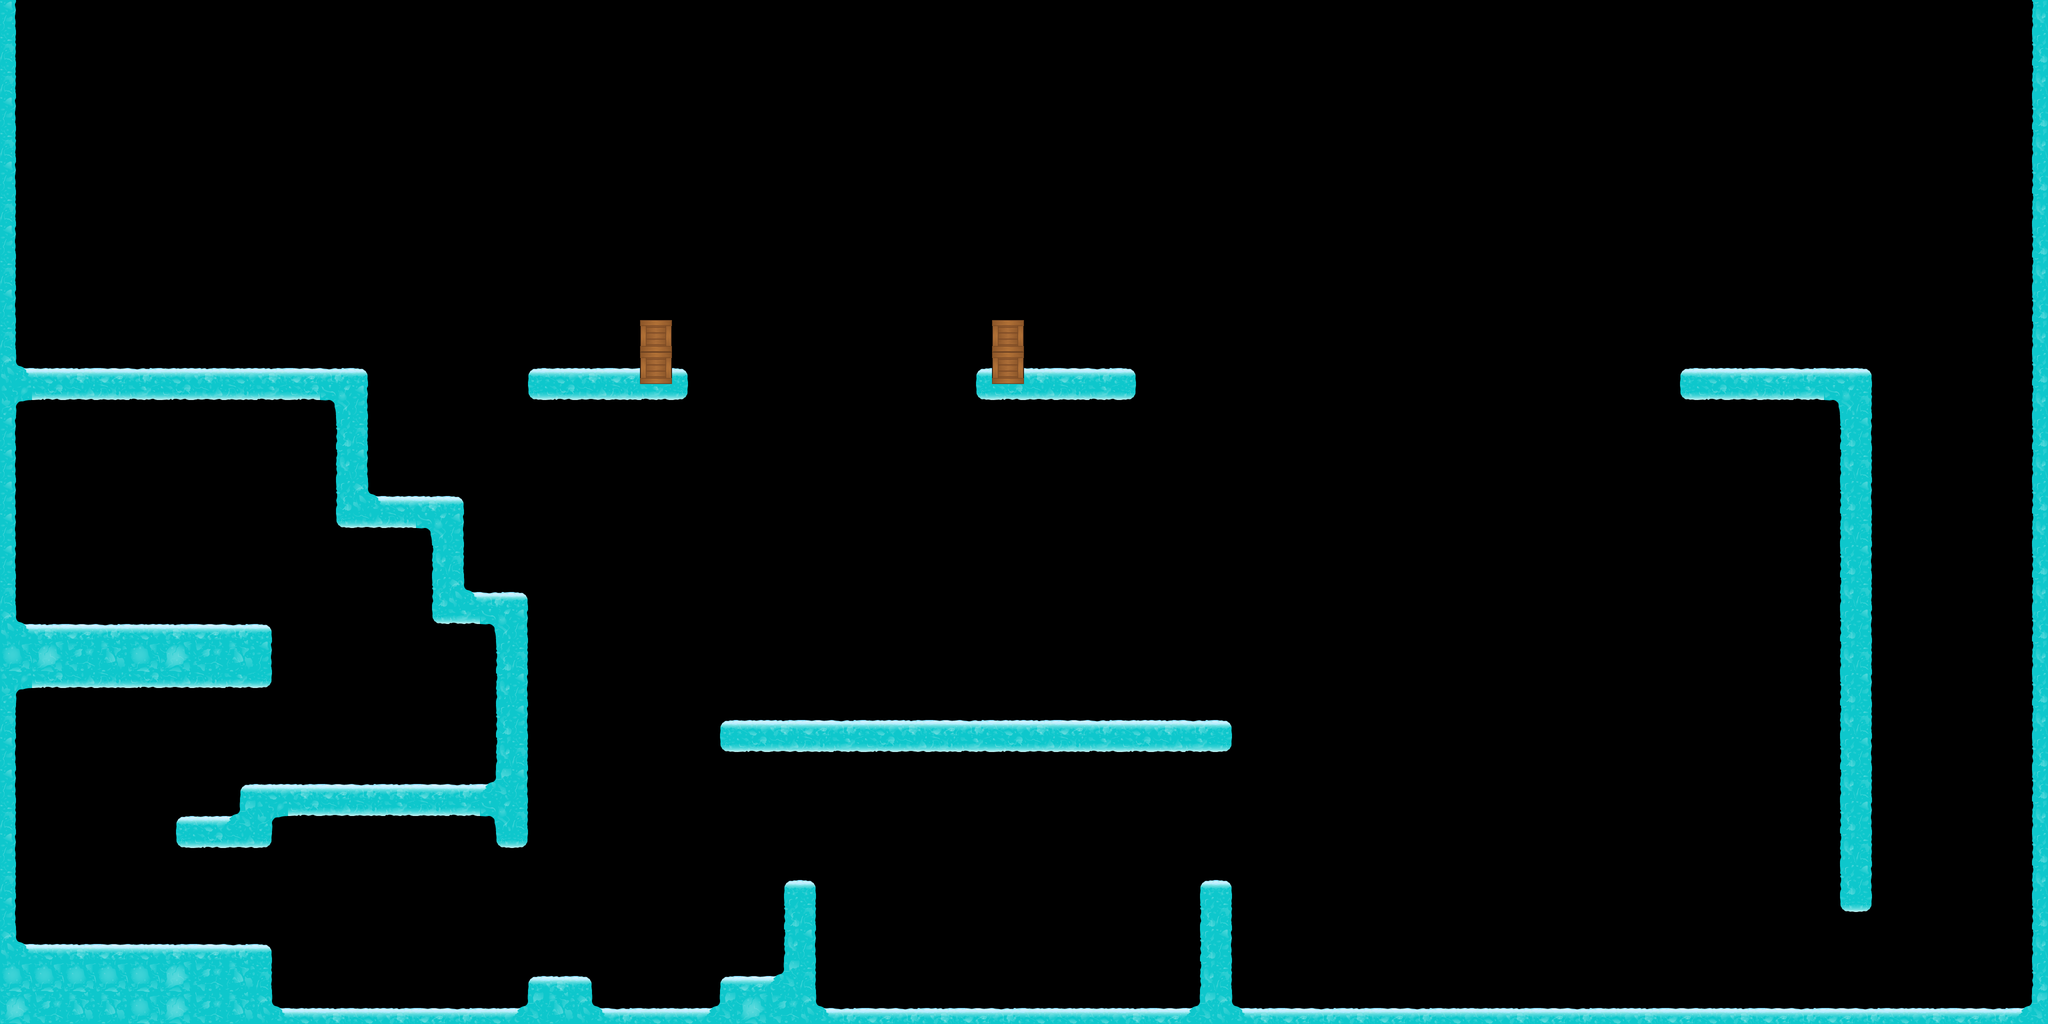

The image is a tile-based game level rendered from a .tmx file. Its description and source (layers, tilesets, objects; grid data summarised) follow:
An orthogonal 64x32 tile map with 64x64 px tiles, 1 tile layer (tiles) and 56 objects (20x box, 10x ground, 7x lift, 7x path, 3x temp, ...).

<map version="1.0" orientation="orthogonal" renderorder="left-down" width="64" height="32" tilewidth="64" tileheight="64" nextobjectid="100">
 <tileset firstgid="1" name="ice_tiles_0" tilewidth="64" tileheight="64" tilecount="42">
  <image source="ice_tiles_0.png" width="384" height="448" />
  <terraintypes>
   <terrain name="wall" tile="-1" />
  </terraintypes>
  <tile id="5" terrain=",,0,0" />
  <tile id="15">
   <objectgroup draworder="index">
    <object id="0" x="33" y="62">
     <polyline points="0,0 0,-65" />
    </object>
   </objectgroup>
  </tile>
  <tile id="20" terrain="0,0,0,0" />
  <tile id="37">
   <objectgroup draworder="index">
    <object id="0" x="0" y="32">
     <polygon points="0,0 16,-32 48,-32 64,0 64,16 48,32 16,32 0,16" />
    </object>
   </objectgroup>
  </tile>
 </tileset>
 <layer name="tiles" width="64" height="32">
  <data>[2048 cells, 381 non-empty, 29 distinct tile ids]</data>
 </layer>
 <objectgroup name="Objects">
  <object id="4" name="ground" type="ground" x="0.67" y="1251.42">
   <properties>
    <property name="dynamic" value="false" />
    <property name="material" value="ice" />
   </properties>
   <polyline points="0,0 509.392,-2.00548 529.447,1.33699 539.475,12.0329 543.486,28.7452 543.332,108.58 518.751,123.671 27.4082,123.003 29.4137,619.694 42.7836,633.064 77.5453,640.417 527.332,636.58 542.149,656.461 543.486,746.039 559.332,764.58 1039.33,764.58 1053.51,756.944 1056.24,708.762 1067.15,700.398 1167.33,700.58 1183.33,716.58 1183.33,748.58 1199.33,764.58 1423.33,764.58 1439.33,748.58 1439.33,716.58 1455.33,700.58 1487.33,700.58 1551.33,700.58 1631.33,700.58 1647.33,764.58 4047.33,764.58 4063.33,748.58 4063.33,-1235.42" />
  </object>
  <object id="12" name="ground" type="ground" x="992" y="1568">
   <properties>
    <property name="dynamic" value="false" />
    <property name="material" value="ice" />
   </properties>
   <polyline points="0,0 -496,0 -512,16 -512,48 -528,64 -624,64 -640,80 -640,112 -624,128 -448,128 -448,64 0,64" />
  </object>
  <object id="14" name="ground" type="ground" x="992" y="1568">
   <properties>
    <property name="dynamic" value="false" />
    <property name="material" value="ice" />
   </properties>
   <polyline points="-960,-832 -272,-832 -256,-816 -256,-592 -240,-576 -80,-576 -64,-560 -64,-400 -48,-384 48,-384 64,-368 64,128 0,128 0,-320 -128,-320 -128,-512 -320,-512 -320,-768 -960,-768 -960,-336 -912,-304" />
  </object>
  <object id="17" name="box" type="box" x="384" y="1184" width="64" height="64">
   <properties>
    <property name="dynamic" value="true" />
    <property name="material" value="wood" />
   </properties>
  </object>
  <object id="20" name="box" type="box" x="896" y="1504" width="64" height="64">
   <properties>
    <property name="dynamic" value="true" />
    <property name="material" value="wood" />
   </properties>
  </object>
  <object id="21" name="box" type="box" x="896" y="1440" width="64" height="64">
   <properties>
    <property name="dynamic" value="true" />
    <property name="material" value="wood" />
   </properties>
  </object>
  <object id="22" name="box" type="box" x="832" y="1504" width="64" height="64">
   <properties>
    <property name="dynamic" value="true" />
    <property name="material" value="wood" />
   </properties>
  </object>
  <object id="23" name="box" type="box" x="32" y="1472" width="64" height="64">
   <properties>
    <property name="dynamic" value="true" />
    <property name="material" value="wood" />
   </properties>
  </object>
  <object id="24" name="box" type="box" x="560" y="1936" width="64" height="64">
   <properties>
    <property name="dynamic" value="true" />
    <property name="material" value="wood" />
   </properties>
  </object>
  <object id="25" name="box" type="box" x="640" y="1952" width="64" height="64">
   <properties>
    <property name="dynamic" value="true" />
    <property name="material" value="wood" />
   </properties>
  </object>
  <object id="26" name="box" type="box" x="928" y="1792" width="64" height="64">
   <properties>
    <property name="dynamic" value="true" />
    <property name="material" value="wood" />
   </properties>
  </object>
  <object id="27" name="player" type="player" x="2096" y="608" width="32" height="128" />
  <object id="29" name="lift01" type="lift" x="1184" y="1952" width="256" height="48" />
  <object id="31" name="lift01" type="path" x="1200" y="2000">
   <polyline points="-16,0 -16,-752" />
  </object>
  <object id="32" name="ground" type="ground" x="1568" y="1952">
   <properties>
    <property name="material" value="ice" />
   </properties>
   <polyline points="-32,16 0,-16 0,-176 16,-192 48,-192 64,-176 64,0" />
  </object>
  <object id="34" name="ground" type="ground" x="1616" y="1776">
   <properties>
    <property name="material" value="ice" />
   </properties>
   <polyline points="752,256 784,224 784,0 800,-16 832,-16 848,0 848,224 880,256" />
  </object>
  </objectgroup>
 <objectgroup name="Templates">
  <!-- 2 objects omitted --></objectgroup>
</map>
<!-- 38 of 56 objects omitted -->